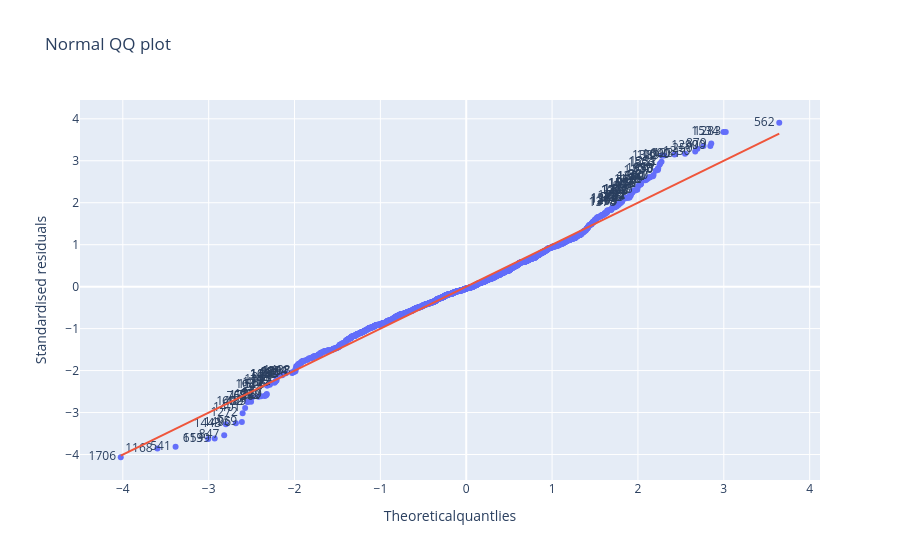

Write notebook code for a chart like this one.
### Code cell
#plotting a normal quantile-quantile plot
resid_dict=dict(zip(sandardised_residuals,outliers))
sorted_residuals=sorted(resid_dict)
sorted_outliers=[resid_dict[residual] for residual in sorted_residuals]
fig=go.Figure(go.Scatter(x=theoretical_quantiles,y=sorted_residuals,text=sorted_outliers,mode="markers+text",showlegend=False))
fig=fig.add_trace(go.Scatter(x=theoretical_quantiles,y=theoretical_quantiles,mode="lines",showlegend=False))
fig=fig.update_traces(textposition="middle left")
fig.update_layout(title="Normal QQ plot",xaxis_title="Theoreticalquantlies",yaxis_title="Standardised residuals")

### Figure 1 — Plotly figure (JSON) as saved in the notebook; plotly's stock layout.template omitted (floating-point values rounded to 4 significant figures; data arrays with more than 128 entries replaced by an {"elided": "..."} marker saying what was removed)
{"data": [{"mode": "markers+text", "showlegend": false, "text": {"elided": "1779 str values"}, "textposition": "middle left", "type": "scatter", "x": {"elided": "1779 float values"}, "y": {"elided": "1779 float values"}}, {"mode": "lines", "showlegend": false, "textposition": "middle left", "type": "scatter", "x": {"elided": "1779 float values"}, "y": {"elided": "1779 float values"}}], "layout": {"title": {"text": "Normal QQ plot"}, "xaxis": {"title": {"text": "Theoreticalquantlies"}}, "yaxis": {"title": {"text": "Standardised residuals"}}}}
